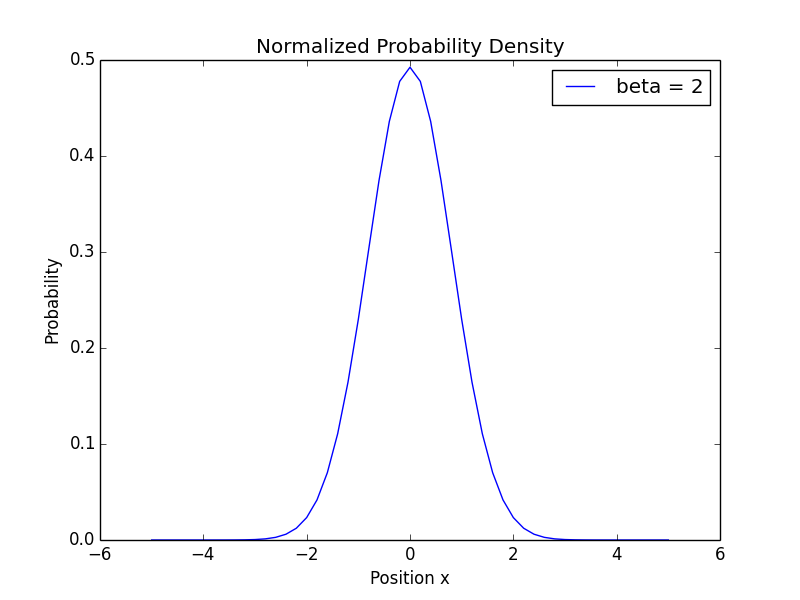

Recreate this plot in Python.
import math
import matplotlib.pyplot as plt

n_states = 4
grid_x = [i * 0.2 for i in range(-25, 26)]
dx = 0.2
En =[n+0.5 for n in range(n_states)]
psi = {}
for x in grid_x:
    psi[x] = [math.exp(-x ** 2 / 2.0) / math.pi ** 0.25]  # ground state
    psi[x].append(math.sqrt(2.0) * x * psi[x][0])         # first excited state
    # other excited states (through recursion):
    for n in range(2, n_states):
        psi[x].append(math.sqrt(2.0 / n) * x * psi[x][n - 1] -
                      math.sqrt((n - 1.0) / n) * psi[x][n - 2])
def rho(x,x_,beta):
    return sum( math.exp(- En[n]*beta ) * psi[x][n]*psi[x_][n] for n in range(n_states))
def Z1(beta):
    return sum(math.exp(-beta * En[n]) for n in range(n_states))
def Z2(beta):
    return sum(rho(x,x,beta) for x in grid_x)*dx
def Z3(beta):
    return 1/(2* math.sinh(beta/2)) 
print(Z1(2))
print(Z2(2))
print(Z3(2))
beta = 2
plt.figure()
plt.plot(grid_x, [rho(x,x,beta)/Z2(beta) for x in grid_x],label = "beta = 2")
plt.legend()
plt.title("Normalized Probability Density")
plt.xlabel("Position x")
plt.ylabel("Probability")
plt.show()
